Frame 1 (no input): blank canvas, image omitted
Frame 60 (the mouse pressed at the canvas centre just before this capture): blank canvas, image omitted
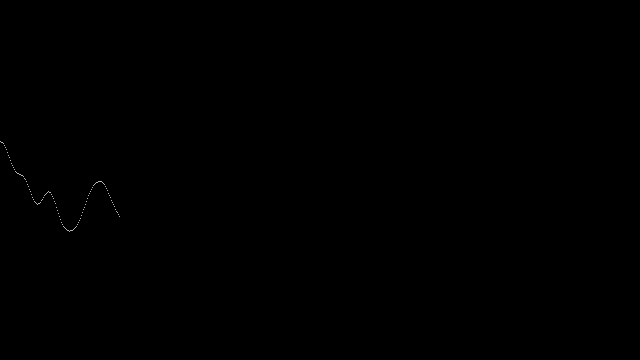
Frame 120 (the mouse held since frame 60 and released just before this capture)

The Processing sketch whose frames 1 and 60 were blank and that drew this single picture after the mouse press (run headless with seeded random() and noise(); from frame 60 on, the mouse is pressed at the canvas centre):

// Processing sketch: e14_noise_1D_graph
// ── e14_noise_1D_graph.pde
void setup() {
  size(640,360);
  background(0);
}

float x = 0;
float y = 180;
float t = 0;

void draw() {
  y = height - (noise(t) * height);

  stroke(255);
  point(x,y);

  //noStroke();
  //fill(random(0, 255), random(0, 255), random(0, 255));
  //ellipse(x,y,3,3);

  if (x > width) {
    x = 0;
  } else {
    x++;
  }
  t += 0.01;
}
